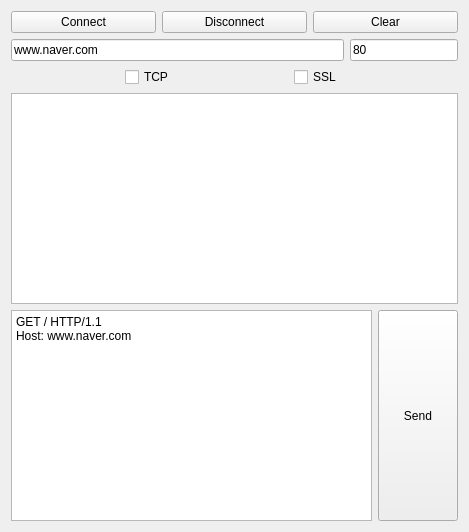
<?xml version="1.0" encoding="UTF-8"?>
<ui version="4.0">
 <class>Widget</class>
 <widget class="QWidget" name="Widget">
  <property name="geometry">
   <rect>
    <x>0</x>
    <y>0</y>
    <width>469</width>
    <height>532</height>
   </rect>
  </property>
  <property name="windowTitle">
   <string>Widget</string>
  </property>
  <layout class="QGridLayout" name="gridLayout_2">
   <item row="0" column="0">
    <layout class="QGridLayout" name="gridLayout">
     <item row="0" column="0">
      <layout class="QHBoxLayout" name="horizontalLayout">
       <item>
        <widget class="QPushButton" name="pbConnect">
         <property name="text">
          <string>Connect</string>
         </property>
        </widget>
       </item>
       <item>
        <widget class="QPushButton" name="pbDisconnect">
         <property name="text">
          <string>Disconnect</string>
         </property>
        </widget>
       </item>
       <item>
        <widget class="QPushButton" name="pbClear">
         <property name="text">
          <string>Clear</string>
         </property>
        </widget>
       </item>
      </layout>
     </item>
     <item row="1" column="0">
      <layout class="QHBoxLayout" name="horizontalLayout_2">
       <item>
        <widget class="QLineEdit" name="leHost">
         <property name="text">
          <string>www.naver.com</string>
         </property>
        </widget>
       </item>
       <item>
        <widget class="QLineEdit" name="lePort">
         <property name="sizePolicy">
          <sizepolicy hsizetype="Fixed" vsizetype="Fixed">
           <horstretch>0</horstretch>
           <verstretch>0</verstretch>
          </sizepolicy>
         </property>
         <property name="text">
          <string>80</string>
         </property>
        </widget>
       </item>
      </layout>
     </item>
     <item row="2" column="0">
      <layout class="QHBoxLayout" name="horizontalLayout_4">
       <item>
        <widget class="QCheckBox" name="cbTCP">
         <property name="sizePolicy">
          <sizepolicy hsizetype="Fixed" vsizetype="Fixed">
           <horstretch>0</horstretch>
           <verstretch>0</verstretch>
          </sizepolicy>
         </property>
         <property name="text">
          <string>TCP</string>
         </property>
        </widget>
       </item>
       <item>
        <widget class="QCheckBox" name="cbSSL">
         <property name="sizePolicy">
          <sizepolicy hsizetype="Fixed" vsizetype="Fixed">
           <horstretch>0</horstretch>
           <verstretch>0</verstretch>
          </sizepolicy>
         </property>
         <property name="text">
          <string>SSL</string>
         </property>
        </widget>
       </item>
      </layout>
     </item>
     <item row="3" column="0">
      <widget class="QPlainTextEdit" name="pteMessage"/>
     </item>
     <item row="4" column="0">
      <layout class="QHBoxLayout" name="horizontalLayout_3">
       <item>
        <widget class="QPlainTextEdit" name="pteSend">
         <property name="plainText">
          <string>GET / HTTP/1.1
Host: www.naver.com

</string>
         </property>
        </widget>
       </item>
       <item>
        <widget class="QPushButton" name="pbSend">
         <property name="sizePolicy">
          <sizepolicy hsizetype="Minimum" vsizetype="Expanding">
           <horstretch>0</horstretch>
           <verstretch>0</verstretch>
          </sizepolicy>
         </property>
         <property name="text">
          <string>Send</string>
         </property>
        </widget>
       </item>
      </layout>
     </item>
    </layout>
   </item>
  </layout>
 </widget>
 <resources/>
 <connections/>
</ui>
